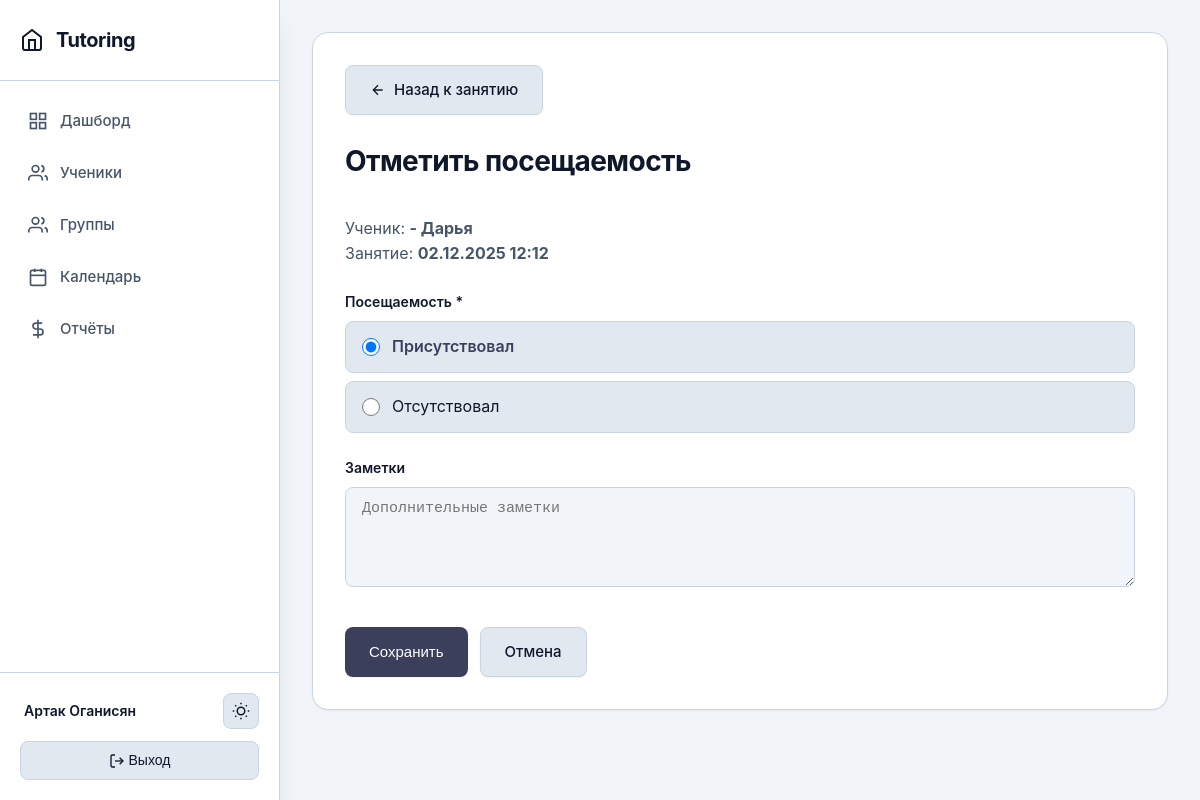
The app's page /lesson/23/attendance/12/ (signed in) with its own data.
### main/models.py (models this page shows, shortened)
class Student(models.Model):
    tutor = models.ForeignKey(Tutor, on_delete=models.CASCADE, related_name='students', verbose_name='Репетитор')
    groups = models.ManyToManyField(StudentGroup, related_name='students', blank=True, verbose_name='Группы')
    first_name = models.CharField(max_length=100, verbose_name='Имя')
    last_name = models.CharField(max_length=100, verbose_name='Фамилия')
    phone = models.CharField(max_length=20, blank=True, null=True, verbose_name='Телефон')
    telegram = models.CharField(max_length=20, blank=True, null=True, verbose_name='Телеграм')
    created_at = models.DateTimeField(auto_now_add=True, verbose_name='Дата создания')
    updated_at = models.DateTimeField(auto_now=True, verbose_name='Дата обновления')
    grade = models.CharField(max_length=10, blank=True, null=True, verbose_name='Класс')
    notes = models.TextField(blank=True, verbose_name='Заметки')
    is_active = models.BooleanField(default=True, verbose_name='Активен')
    prepaid_balance = models.DecimalField(
        max_digits=10,
        decimal_places=2,
        default=Decimal('0.00'),
        verbose_name='Баланс предоплаты'
    )
    class Meta:
        verbose_name = 'Ученик'
        verbose_name_plural = 'Ученики'
        ordering = ['last_name', 'first_name']
    def __str__(self):
        return f"{self.last_name} {self.first_name}"

class Lesson(models.Model):
    tutor = models.ForeignKey(Tutor, on_delete=models.CASCADE, related_name='lessons', verbose_name='Репетитор')
    students = models.ManyToManyField(Student, related_name='lessons', verbose_name='Ученики')
    date = models.DateField(verbose_name='Дата')
    time = models.TimeField(verbose_name='Время')
    duration = models.IntegerField(default=60, validators=[MinValueValidator(1)], verbose_name='Длительность (минуты)')
    lesson_price = models.DecimalField(max_digits=10, decimal_places=2, default=Decimal('0.00'), validators=[MinValueValidator(Decimal('0.00'))], verbose_name='Стоимость занятия (за одного ученика)')
    subject = models.CharField(max_length=200, blank=True, verbose_name='Предмет/Тема')
    notes = models.TextField(blank=True, verbose_name='Заметки')
    created_at = models.DateTimeField(auto_now_add=True, verbose_name='Дата создания')
    updated_at = models.DateTimeField(auto_now=True, verbose_name='Дата обновления')
    class Meta:
        verbose_name = 'Занятие'
        verbose_name_plural = 'Занятия'
        ordering = ['-date', '-time']

class Attendance(models.Model):
    STATUS_CHOICES = [
        ('present', 'Присутствовал'),
        ('absent', 'Отсутствовал'),
    ]
    lesson = models.ForeignKey(Lesson, on_delete=models.CASCADE, related_name='attendances', verbose_name='Занятие')
    student = models.ForeignKey(Student, on_delete=models.CASCADE, related_name='attendances', verbose_name='Ученик')
    status = models.CharField(max_length=10, choices=STATUS_CHOICES, default='present', verbose_name='Статус')
    notes = models.TextField(blank=True, verbose_name='Заметки')
    created_at = models.DateTimeField(auto_now_add=True, verbose_name='Дата создания')
    class Meta:
        verbose_name = 'Посещаемость'
        verbose_name_plural = 'Посещаемость'
        unique_together = ['lesson', 'student']
        ordering = ['-lesson__date', '-lesson__time']

### main/views.py (the view)
# urls.py: path('lesson/<int:lesson_pk>/attendance/<int:student_pk>/', views.mark_attendance, name='mark_attendance'),
@login_required
def mark_attendance(request, lesson_pk, student_pk):
    tutor = get_tutor(request)
    if not tutor:
        messages.error(request, 'Профиль репетитора не найден.')
        return redirect('dashboard')
    lesson = get_object_or_404(Lesson, pk=lesson_pk, tutor=tutor)
    student = get_object_or_404(Student, pk=student_pk, tutor=tutor)
    if student not in lesson.students.all():
        messages.error(request, 'Этот ученик не назначен на данное занятие.')
        return redirect('lesson_detail', pk=lesson_pk)
    try:
        attendance = Attendance.objects.get(lesson=lesson, student=student)
        is_new = False
    except Attendance.DoesNotExist:
        attendance = None
        is_new = True
    if request.method == 'POST':
        if is_new:
            form = AttendanceForm(request.POST)
            if form.is_valid():
                attendance = form.save(commit=False)
                attendance.lesson = lesson
                attendance.student = student
                attendance.save()
                if attendance.status == 'present':
                    student.try_auto_pay_lesson(lesson)
                elif attendance.status == 'absent':
                    payments_to_delete = Payment.objects.filter(lesson=lesson, student=student)
                    if payments_to_delete.exists():
                        payments_to_delete.delete()
                        messages.info(request, f'Оплаты за занятие удалены, так как ученик отсутствовал.')
                messages.success(request, f'Посещаемость для {student} отмечена.')
                return redirect('lesson_detail', pk=lesson_pk)
        else:
            previous_status = attendance.status
            form = AttendanceForm(request.POST, instance=attendance)
            if form.is_valid():
                updated_attendance = form.save()
                if updated_attendance.status == 'present':
                    student.try_auto_pay_lesson(lesson)
                elif previous_status == 'present' and updated_attendance.status != 'present':
                    student.refund_balance_payment_for_lesson(lesson)
                    payments_to_delete = Payment.objects.filter(lesson=lesson, student=student)
                    if payments_to_delete.exists():
                        payments_to_delete.delete()
                        messages.info(request, f'Оплаты за занятие удалены, так как ученик отсутствовал.')
                messages.success(request, f'Посещаемость для {student} обновлена.')
                return redirect('lesson_detail', pk=lesson_pk)
    else:
        if is_new:
            form = AttendanceForm(initial={'status': 'present'})
        else:
            form = AttendanceForm(instance=attendance)
    return render(request, 'main/mark_attendance.html', {
        'form': form,
        'lesson': lesson,
        'student': student,
        'attendance': attendance,
        'is_new': is_new
    })

### main/forms.py
class AttendanceForm(forms.ModelForm):
    class Meta:
        model = Attendance
        fields = ['status', 'notes']
        widgets = {
            'status': forms.RadioSelect(attrs={
                'class': 'form-radio',
                'data-bind': 'checked: selectedStatus'
            }),
            'notes': forms.Textarea(attrs={
                'class': 'form-textarea',
                'rows': 3,
                'placeholder': 'Дополнительные заметки'
            }),
        }
        labels = {
            'status': 'Посещаемость',
        }
    def __init__(self, *args, **kwargs):
        super().__init__(*args, **kwargs)
        self.fields['status'].choices = Attendance.STATUS_CHOICES
        self.fields['status'].widget.attrs.update({'class': 'form-radio'})

### main/views.py (called while the page is built)
def get_tutor(request):
    if request.user.is_authenticated:
        try:
            return request.user.tutor
        except Tutor.DoesNotExist:
            return None
    return None

### main/templates/main/mark_attendance.html (shortened to what this page needs)
{% extends 'main/base.html' %}
{% block content %}
<div style="margin-bottom: 24px;">
    <a href="{% url 'lesson_detail' lesson.pk %}" class="btn btn-secondary">
        <svg width="16" height="16" viewBox="0 0 24 24" fill="none" stroke="currentColor" stroke-width="2">
            <path d="M19 12H5M12 19l-7-7 7-7"/>
        </svg>
        Назад к занятию
    </a>
</div>
<div class="page-header">
    <h1>Отметить посещаемость</h1>
</div>
<p style="color: var(--text-secondary); margin-bottom: 24px;">
    Ученик: <strong>{{ student }}</strong><br>
    Занятие: <strong>{{ lesson.date|date:"d.m.Y" }} {{ lesson.time|time:"H:i" }}</strong>
</p>
<form method="post">
    <div class="form-group">
        <label class="form-label">{{ form.status.label }} *</label>
        <div class="radio-group">
            {% for radio in form.status %}
                <label class="radio-option" for="{{ radio.id_for_label }}">
                    {{ radio.tag }}
                    <span>{{ radio.choice_label }}</span>
                </label>
            {% endfor %}
        </div>
    </div>
    <div class="form-group">
        <label class="form-label" for="{{ form.notes.id_for_label }}">{{ form.notes.label }}</label>
        {{ form.notes }}
    </div>
    <div class="form-actions">
        <button type="submit" class="btn">Сохранить</button>
        <a href="{% url 'lesson_detail' lesson.pk %}" class="btn btn-secondary">Отмена</a>
    </div>
</form>
{% endblock %}

### main/templates/main/base.html (shortened to what this page needs)
{% load static %}
<!DOCTYPE html>
<html lang="ru">
<head>
    <link rel="stylesheet" href="{% static 'css/main.css' %}">
</head>
<body>
    <div class="app-layout">
        <aside class="sidebar" id="sidebar">
            <div class="sidebar-header">
                <h1>
                    <a href="{% url 'dashboard' %}">
                        <svg width="24" height="24" viewBox="0 0 24 24" fill="none" stroke="currentColor" stroke-width="2">
                            <path d="M3 9l9-7 9 7v11a2 2 0 0 1-2 2H5a2 2 0 0 1-2-2z"/>
                            <polyline points="9 22 9 12 15 12 15 22"/>
                        </svg>
                        Tutoring
                    </a>
                </h1>
            </div>
            <div class="sidebar-main">
                {% if user.is_authenticated %}
                    <nav class="sidebar-nav">
                        <a href="{% url 'dashboard' %}" {% if request.resolver_match.url_name == 'dashboard' %}class="active"{% endif %}>
                            <svg viewBox="0 0 24 24" fill="none" stroke="currentColor" stroke-width="2">
                                <rect x="3" y="3" width="7" height="7"/>
                                <rect x="14" y="3" width="7" height="7"/>
                                <rect x="14" y="14" width="7" height="7"/>
                                <rect x="3" y="14" width="7" height="7"/>
                            </svg>
                            <span>Дашборд</span>
                        </a>
                        <a href="{% url 'student_list' %}" {% if 'student' in request.resolver_match.url_name %}class="active"{% endif %}>
                            <svg viewBox="0 0 24 24" fill="none" stroke="currentColor" stroke-width="2">
                                <path d="M17 21v-2a4 4 0 0 0-4-4H5a4 4 0 0 0-4 4v2"/>
                                <circle cx="9" cy="7" r="4"/>
                                <path d="M23 21v-2a4 4 0 0 0-3-3.87M16 3.13a4 4 0 0 1 0 7.75"/>
                            </svg>
                            <span>Ученики</span>
                        </a>
                        <a href="{% url 'group_list' %}" {% if 'group' in request.resolver_match.url_name %}class="active"{% endif %}>
                            <svg viewBox="0 0 24 24" fill="none" stroke="currentColor" stroke-width="2">
                                <path d="M17 21v-2a4 4 0 0 0-4-4H5a4 4 0 0 0-4 4v2"/>
                                <circle cx="9" cy="7" r="4"/>
                                <path d="M23 21v-2a4 4 0 0 0-3-3.87"/>
                                <path d="M16 3.13a4 4 0 0 1 0 7.75"/>
                            </svg>
                            <span>Группы</span>
                        </a>
                        <a href="{% url 'calendar' %}" {% if request.resolver_match.url_name == 'calendar' %}class="active"{% endif %}>
                            <svg viewBox="0 0 24 24" fill="none" stroke="currentColor" stroke-width="2">
                                <rect x="3" y="4" width="18" height="18" rx="2" ry="2"/>
                                <line x1="16" y1="2" x2="16" y2="6"/>
                                <line x1="8" y1="2" x2="8" y2="6"/>
                                <line x1="3" y1="10" x2="21" y2="10"/>
                            </svg>
                            <span>Календарь</span>
                        </a>
                        <a href="{% url 'profit_report' %}" {% if request.resolver_match.url_name == 'profit_report' %}class="active"{% endif %}>
                            <svg viewBox="0 0 24 24" fill="none" stroke="currentColor" stroke-width="2">
                                <line x1="12" y1="1" x2="12" y2="23"/>
                                <path d="M17 5H9.5a3.5 3.5 0 0 0 0 7h5a3.5 3.5 0 0 1 0 7H6"/>
                            </svg>
                            <span>Отчёты</span>
                        </a>
                    </nav>
                {% endif %}
            </div>
            {% if user.is_authenticated %}
            <div class="sidebar-footer">
                <div class="sidebar-user">
                    <span class="sidebar-user-name" style="margin-left: 4px;">
                        <a href="{% url 'dashboard' %}">{{ user.get_full_name|default:user.username }}</a>
                    </span>
                    <button class="theme-toggle" id="theme-toggle" aria-label="Переключить тему">
                    </button>
                </div>
                <div class="sidebar-logout">
                    <form method="post" action="{% url 'logout' %}">
                        <button type="submit">
                            <svg width="16" height="16" viewBox="0 0 24 24" fill="none" stroke="currentColor" stroke-width="2" style="display: inline-block; vertical-align: middle;">
                                <path d="M9 21H5a2 2 0 0 1-2-2V5a2 2 0 0 1 2-2h4"/>
                                <polyline points="16 17 21 12 16 7"/>
                                <line x1="21" y1="12" x2="9" y2="12"/>
                            </svg>
                            Выход
                        </button>
                    </form>
                </div>
            </div>
            {% endif %}
        </aside>
        <main class="main-shell">
            <div class="main-inner">
                <div class="content">
                    {% block content %}{% endblock %}
                </div>
            </div>
        </main>
    </div>
</body>
</html>

### main/static/css/main.css (style rules this page uses)
:root { --primary: #4f46e5; --primary-light: #818cf8; --primary-dark: #3730a3; --secondary: #64748b; --accent: #0ea5e9; --success: #10b981; --warning: #f59e0b; --danger: #ef4444; --info: #06b6d4; --bg-primary: #ffffff; --bg-secondary: #f8fafc; --bg-tertiary: #f1f5f9; --border: #e2e8f0; --border-light: #f1f5f9; --text-primary: #0f172a; --text-secondary: #475569; --text-tertiary: #94a3b8; --text: var(--text-primary); --text-muted: var(--text-tertiary); --surface: var(--bg-primary); --bg: var(--bg-secondary); --shadow-sm: 0 4px 8px rgba(15, 23, 42, 0.06); --shadow: 0 10px 25px rgba(15, 23, 42, 0.08); --shadow-md: 0 18px 35px rgba(15, 23, 42, 0.12); --shadow-lg: 0 26px 55px rgba(15, 23, 42, 0.16); }
* { margin: 0; padding: 0; box-sizing: border-box; }
body { font-family: 'Inter', -apple-system, BlinkMacSystemFont, 'Segoe UI', sans-serif; background-color: var(--bg-secondary); color: var(--text-primary); line-height: 1.6; font-weight: 400; -webkit-font-smoothing: antialiased; -moz-osx-font-smoothing: grayscale; }
.sidebar { min-height: 100vh; background: var(--bg-primary); border-right: 1px solid var(--border); position: sticky; top: 0; z-index: 1000; }
.sidebar-header { padding: 2rem 1.5rem; border-bottom: 1px solid var(--border-light); }
.page-header { margin-bottom: 2rem; display: flex; justify-content: space-between; align-items: center; flex-wrap: wrap; gap: 1.5rem; }
.page-header h1 { font-size: 2rem; font-weight: 700; color: var(--text-primary); margin: 0; display: flex; align-items: center; gap: 0.875rem; letter-spacing: -0.5px; }
.btn { border-radius: 0.5rem; padding: 0.625rem 1.25rem; font-weight: 500; font-size: 0.9375rem; transition: all 0.2s ease; border: 1px solid transparent; }
.form-label { font-weight: 500; color: var(--text-primary); margin-bottom: 0.5rem; font-size: 0.875rem; }
a { color: var(--text-primary); text-decoration: none; transition: color 0.2s ease; }

### records on screen
Student: last_name+first_name "- Дарья"
Lesson: date "02.12.2025", time "12:12"

### other values on screen
{{ user.get_full_name|default:user.username }} "Артак Оганисян"
{{ radio.choice_label }} "Присутствовал" "Отсутствовал"
